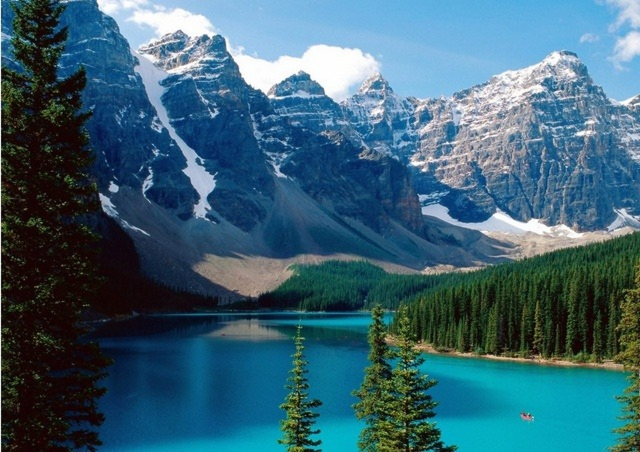
#> input picture Chap143/xxx.jpg, 1280 x 904 px (shown at 1/2 size)
$ jupyter execute --allow-errors Chap143.ipynb
#> lines starting #> are read from the running program, lines starting #| are printed output that depends on the picture
[cell 1]
import cv2
import numpy as np
img = cv2.imread('zzz.jpg')

#> (the rest of this cell did not finish here and is left out)

#> (a cell that did not finish here is left out)

[cell 3]
import cv2
import numpy as np
img = cv2.imread('xxx.jpg',0)
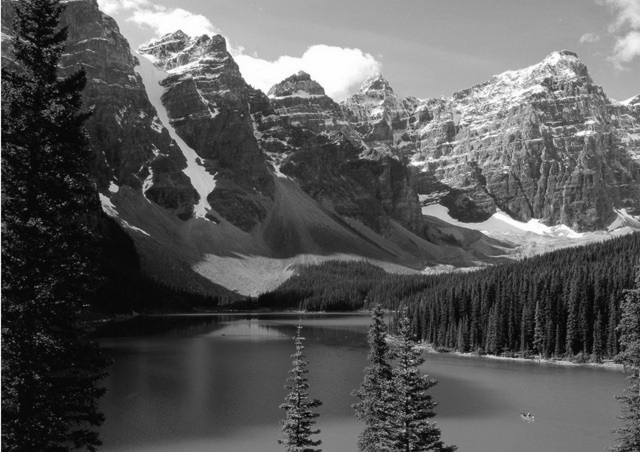
#> img: shape (904, 1280) (shown at 1/2 size); min 0, max 255, mean 88.3
rows,cols = img.shape
#> rows = 904; cols = 1280
M = np.float32([[1,0,100],[0.5,1,50]])
dst = cv2.warpAffine(img,M,(cols,rows))
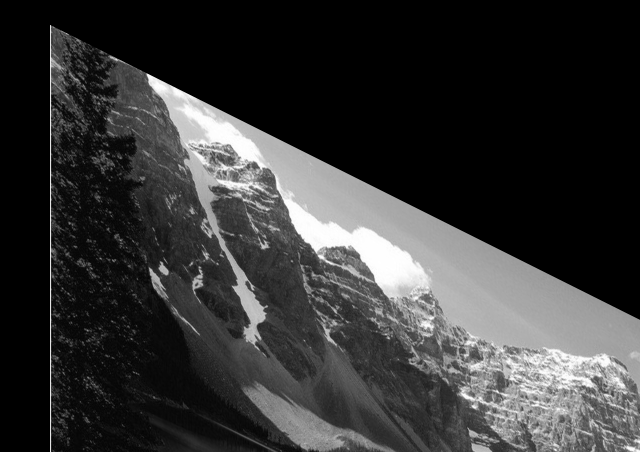
#> dst: shape (904, 1280) (shown at 1/2 size); min 0, max 255, mean 53.3

[cell 4]
img = cv2.imread('xxx.jpg',0)
rows,cols = img.shape
M = cv2.getRotationMatrix2D((cols/2,rows/2),60,1)
dst = cv2.warpAffine(img,M,(cols,rows))
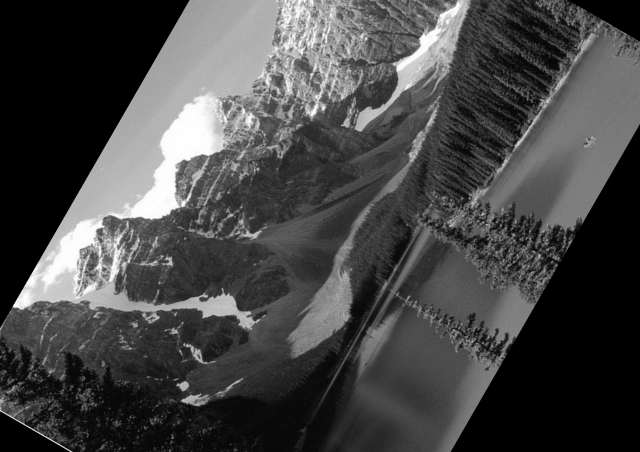
#> dst: shape (904, 1280) (shown at 1/2 size); min 0, max 255, mean 69.9

[cell 5]
cv2.imshow('img',dst)
cv2.waitKey(0)
cv2.destroyAllWindows()

[cell 6]
from matplotlib import pyplot as plt

[cell 7]
img = cv2.imread('xxx.jpg')
#> img is the input picture: shape (904, 1280, 3); mean B, G, R 115.8, 98.5, 57.9
rows,cols,ch = img.shape
#> ch = 3

pts1 = np.float32([[50,50],[200,50],[60,200]])
pts2 = np.float32([[20,100],[200,50],[100,250]])

M = cv2.getAffineTransform(pts1,pts2)

dst = cv2.warpAffine(img,M,(cols,rows))
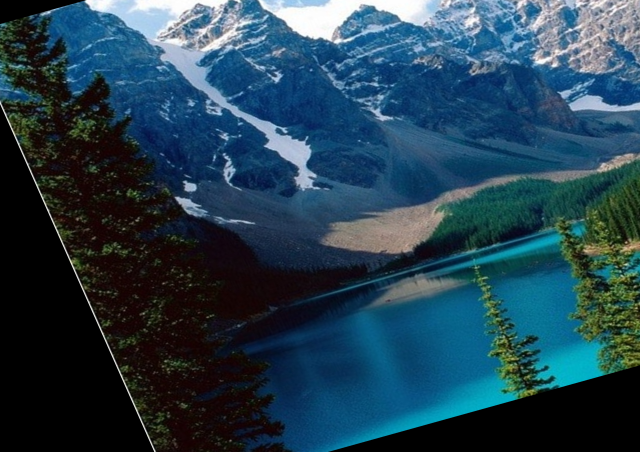
#> dst: shape (904, 1280, 3) (shown at 1/2 size); mean B, G, R 80.7, 64.5, 35.6

plt.subplot(121),plt.imshow(img),plt.title('Input')
plt.subplot(122),plt.imshow(dst),plt.title('Output')
plt.show()
#> figure, not shown here; B, G, R data is drawn as R, G, B

$ run again, with image.jpg copied over Chap143/xxx.jpg
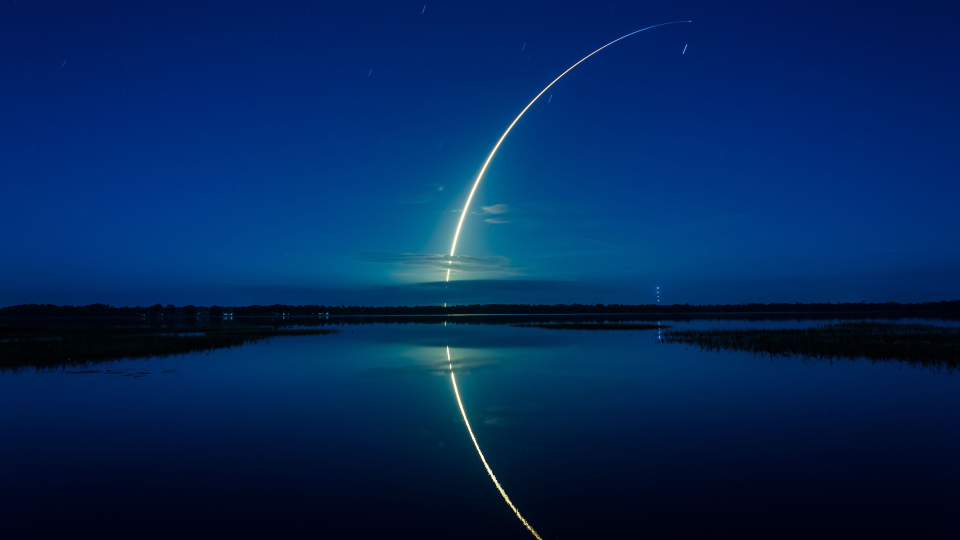
#> input picture image.jpg, 1920 x 1080 px (shown at 1/2 size)
#> `img = cv2.imread('xxx.jpg',0)`:
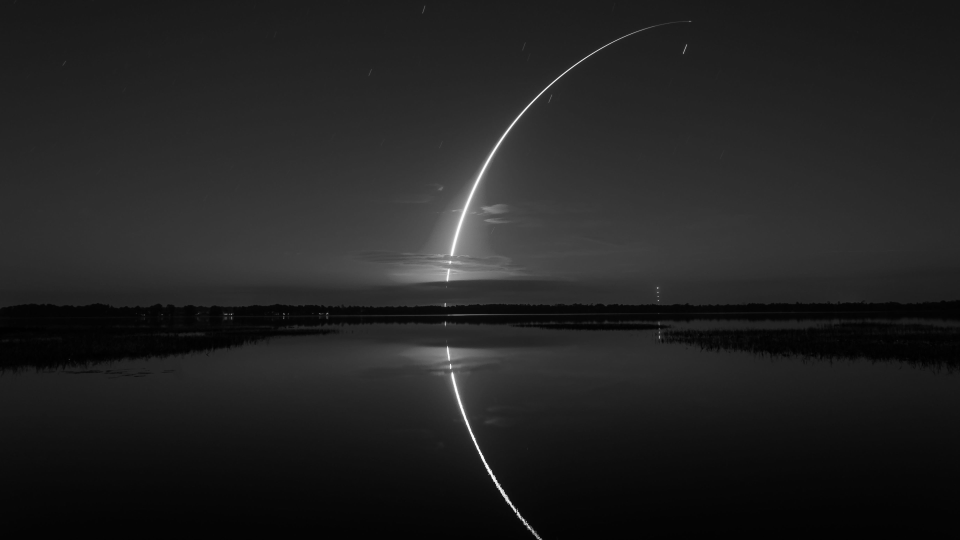
#> img: shape (1080, 1920) (shown at 1/2 size); min 0, max 255, mean 33.7
#> img is the input picture: shape (1080, 1920, 3); mean B, G, R 89.2, 38.9, 2.5
#> `dst = cv2.warpAffine(img,M,(cols,rows))`:
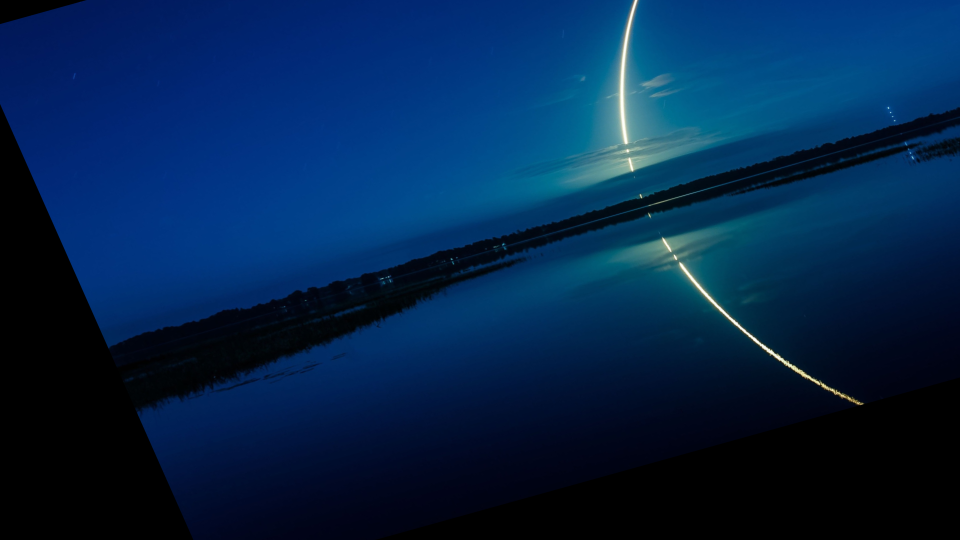
#> dst: shape (1080, 1920, 3) (shown at 1/2 size); mean B, G, R 75.4, 36.6, 2.9
